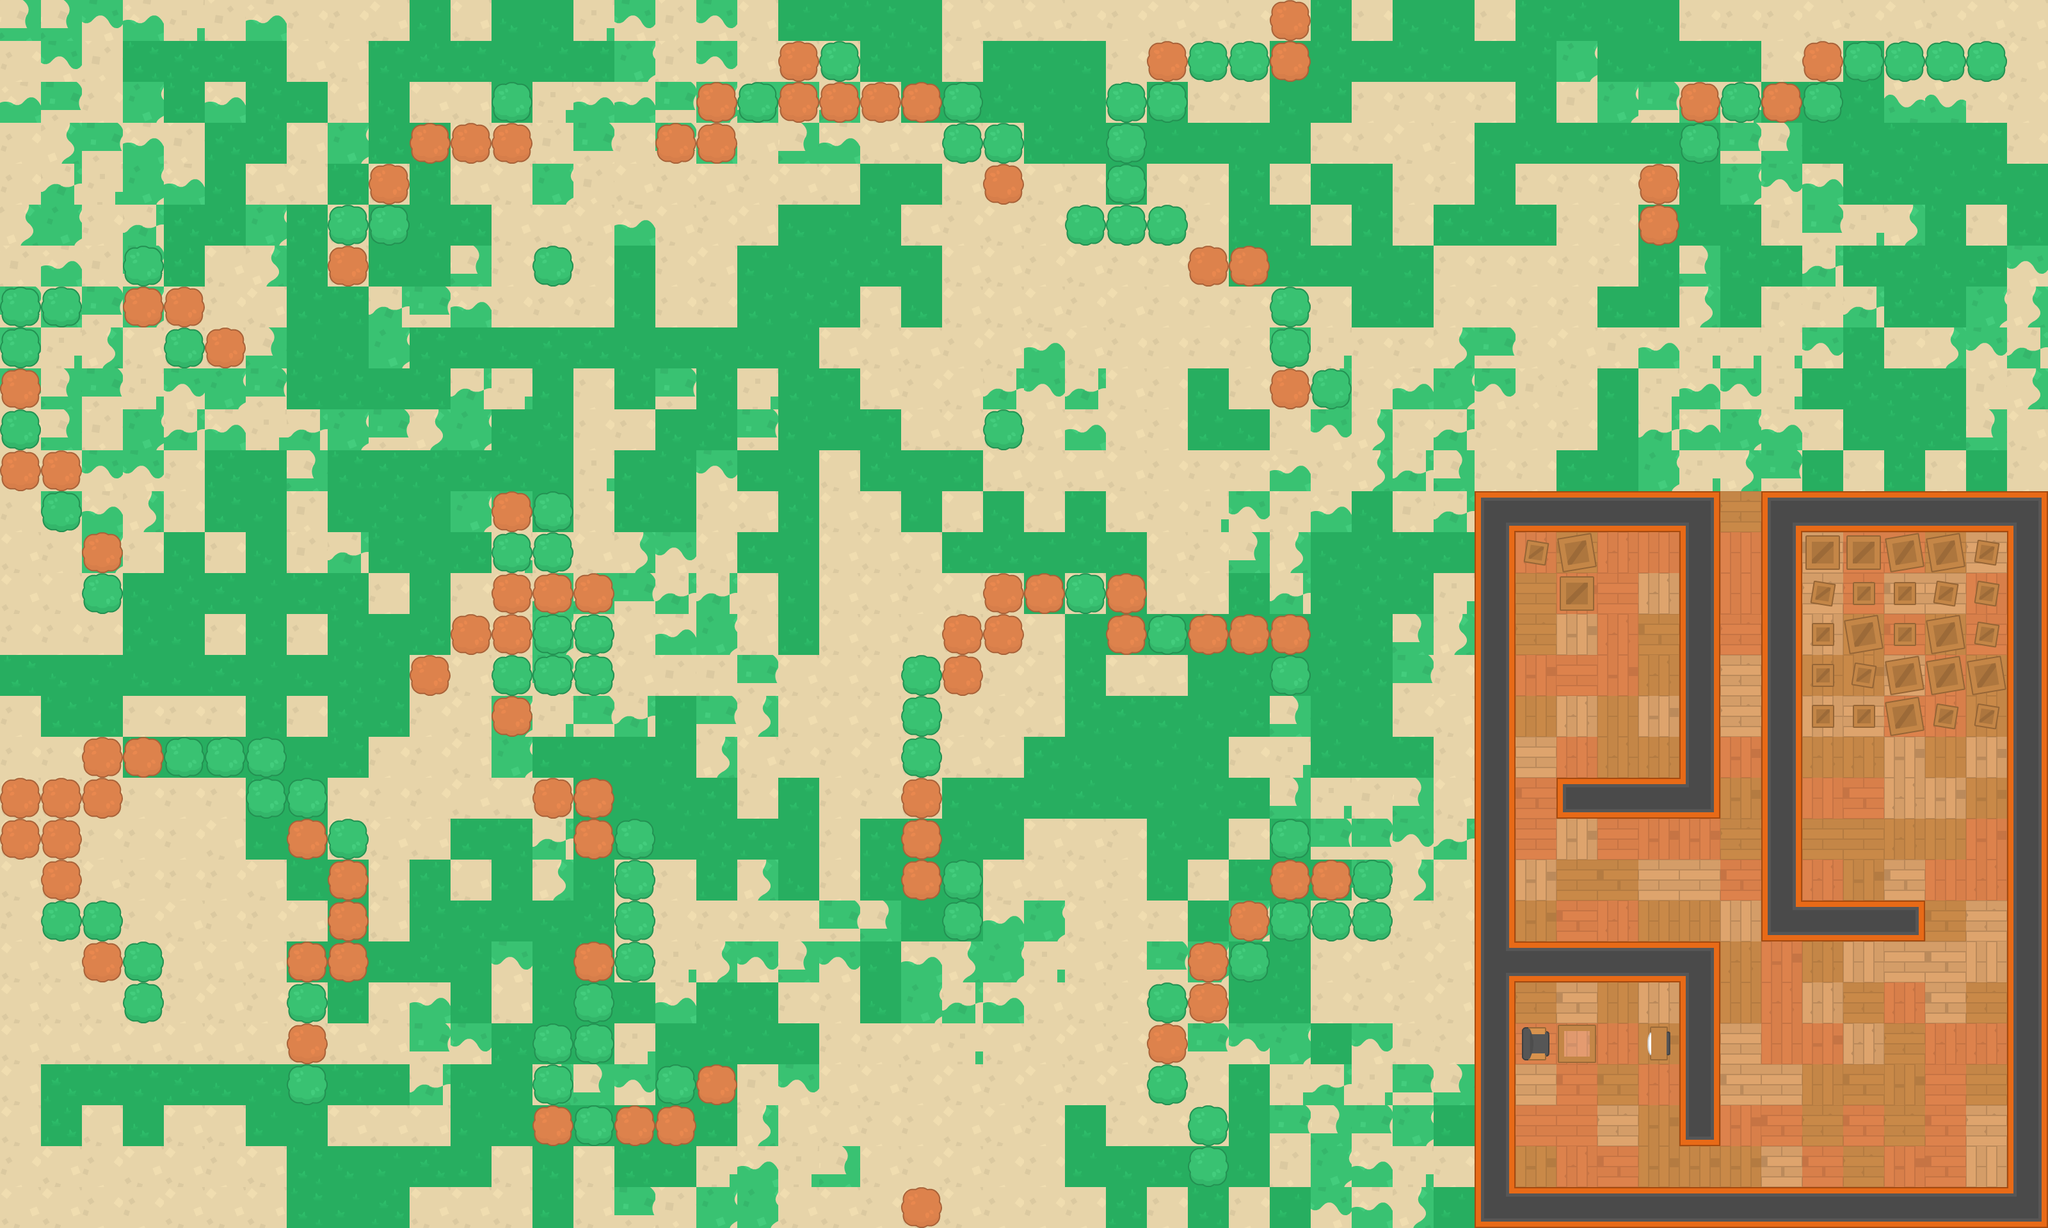

Tiled map render using the project's own tile images. Description and the map definition, with tile-layer contents summarised, below:
An orthogonal 50x30 tile map with 64x64 px tiles, 3 tile layers (ground, walls_and_trees, objects), 4 tilesets and 123 objects (103x wall, 13x zombie, 3x health, player, player2, ...).

<map version="1.0" tiledversion="1.0.3" orientation="orthogonal" renderorder="right-down" width="50" height="30" tilewidth="64" tileheight="64" nextobjectid="913">
 <tileset firstgid="1" name="st2" tilewidth="64" tileheight="64" spacing="10" tilecount="540" columns="27">
  <image source="../img/spritesheet_tiles.png" width="1988" height="1470" />
 </tileset>
 <tileset firstgid="541" name="st3" tilewidth="64" tileheight="64" spacing="10" tilecount="65" columns="13">
  <image source="../img/tiles_sheet.png" width="1024" height="384" />
 </tileset>
 <tileset firstgid="606" name="st5" tilewidth="64" tileheight="64" spacing="5" tilecount="91" columns="13">
  <image source="../img/Preview.png" width="918" height="515" />
 </tileset>
 <tileset firstgid="697" name="st6" tilewidth="64" tileheight="64" spacing="10" margin="10" tilecount="102" columns="17">
  <image source="../img/terrainTiles_retina.png" width="1280" height="512" />
 </tileset>
 <layer name="ground" width="50" height="30">
  <data>[1500 cells, 1500 non-empty, 33 distinct tile ids]</data>
 </layer>
 <layer name="walls_and_trees" width="50" height="30">
  <data>[1500 cells, 259 non-empty, 8 distinct tile ids]</data>
 </layer>
 <layer name="objects" width="50" height="30">
  <data>[1500 cells, 31 non-empty, 7 distinct tile ids]</data>
 </layer>
 <objectgroup name="Obstacles">
  <object id="786" name="player" x="2448" y="1552" width="32" height="32" />
  <object id="788" name="player2" x="2576" y="1552" width="32" height="32" />
  <object id="789" name="shotgun" x="2448" y="1040" width="32" height="32" />
  <object id="790" name="health" x="2832" y="1168" width="32" height="32" />
  <object id="791" name="health" x="3024" y="1168" width="32" height="32" />
  <object id="793" name="health" x="80" y="1488" width="32" height="32" />
  <object id="794" name="zombie" x="464" y="848" width="32" height="32" />
  <object id="795" name="zombie" x="784" y="720" width="32" height="32" />
  <object id="796" name="zombie" x="96" y="1040" width="32" height="32" />
  <object id="797" name="zombie" x="400" y="160" width="32" height="32" />
  <object id="798" name="zombie" x="144" y="352" width="32" height="32" />
  <object id="799" name="zombie" x="528" y="528" width="32" height="32" />
  <object id="800" name="zombie" x="1184" y="80" width="32" height="32" />
  <object id="801" name="zombie" x="352" y="1296" width="32" height="32" />
  <object id="802" name="zombie" x="720" y="1168" width="32" height="32" />
  <object id="803" name="zombie" x="288" y="1616" width="32" height="32" />
  <object id="804" name="zombie" x="32" y="1872" width="32" height="32" />
  <object id="805" name="zombie" x="1056" y="1424" width="32" height="32" />
  <object id="806" name="zombie" x="992" y="272" width="32" height="32" />
  <object id="807" name="boss" x="2896" y="1232" width="32" height="32" />
  <object id="808" name="wall" x="3136" y="768" width="64" height="1152" />
  <object id="809" name="wall" x="2624" y="1472" width="64" height="320" />
  <object id="810" name="wall" x="2752" y="768" width="64" height="704" />
  <object id="811" name="wall" x="2624" y="768" width="64" height="512" />
  <object id="812" name="wall" x="2304" y="768" width="64" height="1152" />
  <object id="814" name="wall" x="2432" y="1216" width="192" height="64" />
  <object id="815" name="wall" x="2816" y="1408" width="192" height="64" />
  <object id="816" name="wall" x="2368" y="1856" width="768" height="64" />
  <object id="817" name="wall" x="2368" y="768" width="256" height="64" />
  <object id="818" name="wall" x="2816" y="768" width="320" height="64" />
  <object id="819" name="wall" x="2816" y="848" width="304" height="288" />
  <object id="820" name="wall" x="2384" y="848" width="96" height="32" />
  <object id="821" name="wall" x="2448" y="912" width="32" height="32" />
  <object id="822" name="wall" x="848" y="1232" width="96" height="32" />
  <object id="823" name="wall" x="976" y="1296" width="32" height="224" />
  <object id="824" name="wall" x="912" y="1296" width="32" height="32" />
  <object id="825" name="wall" x="912" y="1488" width="32" height="160" />
  <object id="826" name="wall" x="848" y="1616" width="48" height="32" />
  <object id="827" name="wall" x="848" y="1680" width="32" height="48" />
  <object id="828" name="wall" x="848" y="1744" width="224" height="32" />
  <object id="829" name="wall" x="1040" y="1677" width="32" height="51" />
  <object id="830" name="wall" x="1088" y="1680" width="48" height="32" />
  <object id="831" name="wall" x="1424" y="1872" width="32" height="32" />
  <object id="832" name="wall" x="784" y="912" width="144" height="160" />
  <object id="833" name="wall" x="720" y="976" width="48" height="32" />
  <object id="834" name="wall" x="656" y="1024" width="48" height="48" />
  <object id="835" name="wall" x="784" y="1088" width="32" height="48" />
  <object id="836" name="wall" x="784" y="784" width="96" height="112" />
  <object id="837" name="wall" x="16" y="464" width="96" height="32" />
  <object id="838" name="wall" x="16" y="512" width="32" height="240" />
  <object id="839" name="wall" x="80" y="720" width="32" height="96" />
  <object id="840" name="wall" x="144" y="848" width="32" height="96" />
  <object id="841" name="wall" x="208" y="400" width="32" height="96" />
  <object id="842" name="wall" x="256" y="464" width="48" height="32" />
  <object id="843" name="wall" x="272" y="496" width="32" height="64" />
  <object id="844" name="wall" x="320" y="528" width="48" height="32" />
  <object id="845" name="wall" x="528" y="336" width="32" height="96" />
  <object id="846" name="wall" x="560" y="336" width="64" height="32" />
  <object id="847" name="wall" x="592" y="272" width="32" height="32" />
  <object id="848" name="wall" x="656" y="208" width="160" height="32" />
  <object id="849" name="wall" x="784" y="144" width="32" height="32" />
  <object id="850" name="wall" x="1040" y="208" width="96" height="32" />
  <object id="851" name="wall" x="1104" y="160" width="32" height="32" />
  <object id="852" name="wall" x="1168" y="144" width="352" height="32" />
  <object id="853" name="wall" x="1488" y="176" width="32" height="64" />
  <object id="855" name="wall" x="1520" y="208" width="64" height="32" />
  <object id="856" name="wall" x="1552" y="240" width="32" height="64" />
  <object id="857" name="wall" x="1232" y="80" width="96" height="48" />
  <object id="858" name="wall" x="848" y="400" width="32" height="32" />
  <object id="859" name="wall" x="1552" y="656" width="32" height="32" />
  <object id="860" name="wall" x="2000" y="0" width="32" height="112" />
  <object id="861" name="wall" x="1808" y="80" width="176" height="32" />
  <object id="862" name="wall" x="1808" y="128" width="32" height="48" />
  <object id="863" name="wall" x="1744" y="144" width="64" height="32" />
  <object id="864" name="wall" x="1744" y="192" width="32" height="176" />
  <object id="865" name="wall" x="1680" y="336" width="48" height="32" />
  <object id="866" name="wall" x="1792" y="336" width="48" height="32" />
  <object id="867" name="wall" x="1872" y="400" width="96" height="32" />
  <object id="868" name="wall" x="2000" y="464" width="32" height="160" />
  <object id="869" name="wall" x="2032" y="592" width="64" height="32" />
  <object id="870" name="wall" x="2576" y="272" width="32" height="96" />
  <object id="871" name="wall" x="2640" y="144" width="32" height="96" />
  <object id="872" name="wall" x="2672" y="144" width="192" height="32" />
  <object id="873" name="wall" x="2896" y="80" width="224" height="32" />
  <object id="874" name="wall" x="2832" y="80" width="48" height="48" />
  <object id="875" name="wall" x="2000" y="1360" width="160" height="80" />
  <object id="876" name="wall" x="1936" y="1424" width="48" height="32" />
  </objectgroup>
</map>
<!-- 36 of 123 objects omitted -->
